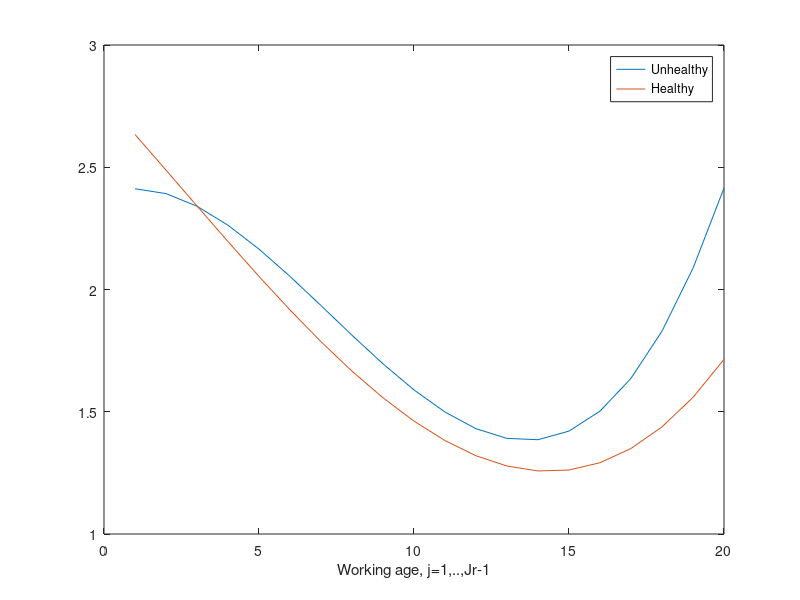

MATLAB code for this plot: (Note: this script raises an error after producing the figure.)
%% Mahler & Yum (2024) - Lifestyle Behaviours and Wealth-Health Gaps in Germany
% TODO: 
% - Adjustment cost of effort with shock
% - Tax function and social transfers
clear,clc,close all,format long g
% Laptop
myf = 'C:\Users\aledi\Documents\GitHub\VFIToolkit-matlab';
% Desktop
%myf = 'C:\Users\aledi\OneDrive\Documents\GitHub\VFIToolkit-matlab';
addpath(genpath(myf))
% Add cpu-specific functions
%addpath('cpu')

%% How does VFI Toolkit think about this?
% Ordering of variables: (n,f,aprime,a,h,z)
% 2 Decision variables: n (labor supply) and f (health effort)
% 1 Endogenous state variable:           aprime, a (assets) 
% 1 Semi-exogenous shock:                h (health status)
% 1 Exogenous shock:                     z (labor productivity)
% Age:                                   j
% 4 Permanent types:                    
%   educ  = fixed education
%   beta  = fixed patience
%   theta = fixed productivity
%   eta   = fixed health type

%% Set parameters

% --- Demographics
start_age = 25;
last_age  = 100;
Params.J  = (last_age-start_age+1)/2; % =38, Number of period in life-cycle
Params.agej = 1:1:Params.J; % Is a vector of all the agej: 1,2,3,...,J
Params.Jr   = 21;
work_age    = (1:1:Params.Jr-1)'; % 1,2,..,Jr-1 where Jr-1 = last working age

% --- Grid sizes to use
n_d     = [3,10];   % Decision variables d1,d2: Labor choice (0,PT,FT), health effort
n_a     = 301;      % endogenous state: Asset holdings 
n_semiz = 3;        % Semi-exogenous state: Health status (0=unhealthy,1=healthy,2=dead)
n_z     = 5;        % Exogenous state: labor productivity shock
N_j     = Params.J; % Number of periods in finite horizon

% --- Model parameters, scalars
Params.r     = 1.04^2-1; % Net interest rate (one period = 2 years)
Params.kappa_tilde = 0.872;    % Shifter in utility of consumption (if h=0)
Params.sigma = 2;        % CRRA in utility of consumption
Params.b     = 13.11;    % Utility constant
Params.rho   = 0.975;    % Labor productivity autocorrelation
Params.sigx  = 0.0289;   % Labor productivity standard deviation
Params.omega = 0.359;    % Pension scale
Params.gamma = 1;        % Elasticity of labor supply
Params.psi   = 1.115;    % Elasticity in cost of health effort function
Params.csi0  = 0.00012;  % Adjustment cost effort (not used)
Params.csi1  = 0.145;    % Adjustment cost effort (not used)

% Tax function parameters (HSV or Benabou functional form)
Params.tau_s = 0.321;    % Level parameter (roughly, average tax rate)
Params.tau_p = 0.128;    % Progressivity parameter
Params.ybar  = 1;        % average income, This is a placeholder

% Transfers
Params.ctilde=0.1; % consumption floor, 10% of average income
Params.Ttilde=1/6; % 70% of income for 60 days of the year

% Discount factor
mu_beta          = 0.943;
delta_beta       = 0.0284;
Params.beta_low  = mu_beta-delta_beta;
Params.beta_high = mu_beta+delta_beta;

% Part time and full time hours
Params.n_pt = 0.5;
Params.n_ft = 1.0;
 
% Health technology (probability of being in good health in j+1)
Params.lambda1 = 0.693;
Params.delta   = 2.311;
Params.gamma1  = 0.238;
Params.gamma2  = 0.632;

%% Permanent types
% e,            educ:     low, high
% beta,         patience: low, high
% productivity, theta:    low, high
% eta,          health:   low, high
% 4 permanent types, each of them has 2 points --> in total, 2^4=16 types

Names_i = {'e0b0p0h0','e1b0p0h0','e0b1p0h0','e1b1p0h0',...
    'e0b0p1h0','e1b0p1h0','e0b1p1h0','e1b1p1h0',...
    'e0b0p0h1','e1b0p0h1','e0b1p0h1','e1b1p0h1',...
    'e0b0p1h1','e1b0p1h1','e0b1p1h1','e1b1p1h1'};

if numel(Names_i)~=16
    error('Number of PT must be equal to 16')
end

% Disutility of working shifter. It depends on age j and on health status (h=0,1)

% Healthy, h=1 
nu_h1_1  = 2.634;  % Age 1
nu_h1_8  = 1.666;  % Age 8   
nu_h1_13 = 1.278;  % Age 13
nu_h1_20 = 1.714;  % Age 20

Params.nu_h1 = spline([1;8;13;20],[nu_h1_1;nu_h1_8;nu_h1_13;nu_h1_20],work_age);
% Not relevant for age>=Jr, so we set arbitrary value of zero
Params.nu_h1 = [Params.nu_h1;zeros(Params.J-Params.Jr+1,1)];

% Unhealthy, h=0
nu_h0_1  = 2.412; % Age 1
nu_h0_8  = 1.813; % Age 8   
nu_h0_13 = 1.391; % Age 13
nu_h0_20 = 2.415; % Age 20

Params.nu_h0 = spline([1;8;13;20],[nu_h0_1;nu_h0_8;nu_h0_13;nu_h0_20],work_age);
Params.nu_h0 = [Params.nu_h0;zeros(Params.J-Params.Jr+1,1)];

figure
plot(work_age,Params.nu_h0(work_age))
hold on
plot(work_age,Params.nu_h1(work_age))
legend('Unhealthy','Healthy')
xlabel('Working age, j=1,..,Jr-1')
sgtitle('Health-dependent shifter for disutility of work')

Params.nu_e = 0.807; % Work disutility for non-college educated (e=0)

% --- Wage profile
% Non-college (e=0)
Params.zeta0_e0 = 0.899;
Params.zeta1_e0 = 0.0616;
Params.zeta2_e0 = -0.0025;
% College (e=1)
Params.zeta0_e1 = 1.165;
Params.zeta1_e1 = 0.0874;
Params.zeta2_e1 = -0.0029;

% Wage penalty for unhealthy (h=0)
Params.wp_e0 = 0.178; % non-college 
Params.wp_e1 = 0.145; % college

% Permanent type theta
Params.theta_low  = -0.29;
Params.theta_high = 0.29;
Params.theta_prob = [0.5,0.5];

% Now create age-dependent component of wage, which depends on health (h=0,1)
% on educ (e=0,1) and on age
% If h=0 (unhealthy), there is a wage penalty, which depends on education
Params.lambda_h0_e0 = Params.zeta0_e0*exp(Params.zeta1_e0*(Params.agej-1)+Params.zeta2_e0*(Params.agej-1).^2)*(1-Params.wp_e0);
Params.lambda_h0_e1 = Params.zeta0_e1*exp(Params.zeta1_e1*(Params.agej-1)+Params.zeta2_e1*(Params.agej-1).^2)*(1-Params.wp_e1);
% If h=1 (healthy), no wage penalty
Params.lambda_h1_e0 = Params.zeta0_e0*exp(Params.zeta1_e0*(Params.agej-1)+Params.zeta2_e0*(Params.agej-1).^2);
Params.lambda_h1_e1 = Params.zeta0_e1*exp(Params.zeta1_e1*(Params.agej-1)+Params.zeta2_e1*(Params.agej-1).^2);

figure
subplot(1,2,1)
plot(1:1:Params.Jr-1,Params.lambda_h0_e0(1:Params.Jr-1))
hold on
plot(1:1:Params.Jr-1,Params.lambda_h1_e0(1:Params.Jr-1))
legend('Unhealthy','Healthy')
xlabel('Age')
ylim([0.7,2.4])
title('Non-college')

subplot(1,2,2)
plot(1:1:Params.Jr-1,Params.lambda_h0_e1(1:Params.Jr-1))
hold on
plot(1:1:Params.Jr-1,Params.lambda_h1_e1(1:Params.Jr-1))
legend('Unhealthy','Healthy')
xlabel('Age')
ylim([0.7,2.4])
title('College')
sgtitle('Deterministic component of log(wages)')

% --- Health effort parameters

% Disutility of effort (age-dependent) for healthy (h=1) and for e=0 (non-college)
iota_h1_e0_1  = 0.146;
iota_h1_e0_12 = 0.560;    
iota_h1_e0_20 = 1.048;
iota_h1_e0_31 = 1.603;

Params.iota_h1_e0 = spline([1;12;20;31],[iota_h1_e0_1;iota_h1_e0_12;iota_h1_e0_20;iota_h1_e0_31],(1:1:31)');
% Every age-dependent parameter must have J elements. I freeze at last one
Params.iota_h1_e0 = [Params.iota_h1_e0;Params.iota_h1_e0(31)*ones(Params.J-31,1)];

% Disutility of effort (age-dependent) for unhealthy (h=0) and for e=0 (non-college)
iota_h0_e0_1  = 0.628;
iota_h0_e0_12 = 1.366;    
iota_h0_e0_20 = 1.650;
iota_h0_e0_31 = 0.735;

Params.iota_h0_e0 = spline([1;12;20;31],[iota_h0_e0_1;iota_h0_e0_12;iota_h0_e0_20;iota_h0_e0_31],(1:1:31)');
Params.iota_h0_e0 = [Params.iota_h0_e0;Params.iota_h0_e0(31)*ones(Params.J-31,1)];

% Disutility of effort (age-dependent) for healthy (h=1) for e=1 (college)
iota_h1_e1_1  = 0.0913;
iota_h1_e1_12 = 0.302;    
iota_h1_e1_20 = 0.740;
iota_h1_e1_31 = 1.366;

Params.iota_h1_e1 = spline([1;12;20;31],[iota_h1_e1_1;iota_h1_e1_12;iota_h1_e1_20;iota_h1_e1_31],(1:1:31)');
Params.iota_h1_e1 = [Params.iota_h1_e1;Params.iota_h1_e1(31)*ones(Params.J-31,1)];

% Disutility of effort (age-dependent) for unhealthy (h=0) for e=1 (college)
iota_h0_e1_1  = 0.469;
iota_h0_e1_12 = 0.997;    
iota_h0_e1_20 = 1.654;
iota_h0_e1_31 = 1.089;

Params.iota_h0_e1 = spline([1;12;20;31],[iota_h0_e1_1;iota_h0_e1_12;iota_h0_e1_20;iota_h0_e1_31],(1:1:31)');
Params.iota_h0_e1 = [Params.iota_h0_e1;Params.iota_h0_e1(31)*ones(Params.J-31,1)];

figure
subplot(1,2,1)
plot(Params.agej,Params.iota_h0_e0)
hold on
plot(Params.agej,Params.iota_h1_e0)
legend('Unhealthy','Healthy')
xlabel('Age, j')
title('Non-college')
subplot(1,2,2)
plot(Params.agej,Params.iota_h0_e1)
hold on
plot(Params.agej,Params.iota_h1_e1)
legend('Unhealthy','Healthy')
xlabel('Age, j=1,..,J')
title('College')
sgtitle('Effort disutility shifter, \iota')

% --- Survival probabilities: depend on age j, on fixed education type
%     e=0,1 and on health state h=0,1
sj_e1 = importdata("surv_CL.txt"); % e=1 (college), col1 is h=1, col2 is h=0
sj_e0 = importdata("surv_HS.txt"); % e=0 (non-college), col1 is h=1, col2 is h=0 

Params.sj_h0_e0 = sj_e0(:,2); % unhealthy, non-college
Params.sj_h1_e0 = sj_e0(:,1); % healthy, non-college
Params.sj_h0_e1 = sj_e0(:,2); % unhealthy, college
Params.sj_h1_e1 = sj_e0(:,1); % healthy, college

figure
subplot(1,2,1)
plot(Params.agej,Params.sj_h0_e0)
hold on
plot(Params.agej,Params.sj_h1_e0,'--')
legend('Unhealthy','Healthy','Location','southwest')
xlabel('Age, j')
title('Non-college')

subplot(1,2,2)
plot(Params.agej,Params.sj_h0_e1)
hold on
plot(Params.agej,Params.sj_h1_e1,'--')
legend('Unhealthy','Healthy','Location','southwest')
xlabel('Age, j')
title('College')
sgtitle('Conditional survival probabilities')

% --- Health transition parameters
pi0_constant = -0.905; % Base group (age 25-35)
pi0_35 = -0.289;
pi0_45 = -0.644;
pi0_55 = -0.881;
pi0_65 = -1.138;
pi0_75 = -1.586;
% Note: I add some extra elements so that pi0 has N_j=38 elements
Params.pi0 = [pi0_constant*ones(5,1);...
    (pi0_constant+pi0_35)*ones(5,1);...
    (pi0_constant+pi0_45)*ones(5,1);...
    (pi0_constant+pi0_55)*ones(5,1);...
    (pi0_constant+pi0_65)*ones(5,1);...
    (pi0_constant+pi0_75)*ones(13,1)];

%% Set grids

% --- Assets grid
a_min  = 0;
a_max  = 30;
a_grid = a_min+(a_max-a_min)*(linspace(0,1,n_a).^3)';

% --- Labor supply and health effort grids (d variables)
d1_grid = [0,Params.n_pt,Params.n_ft]'; % Labor supply
f_min   = 0; % Minimal possible health effort
f_max   = 1; % Maximum possible health effort
d2_grid = linspace(f_min,f_max,n_d(2))'; % Health effort
d_grid  = [d1_grid;d2_grid];

% --- Health status, semi-exogenous shock
semiz_grid = [0,1,2]'; % 0=unhealthy, 1=healthy, 2=dead

% --- Markov shock z to labor productivity
[z_grid,pi_z]=discretizeAR1_Rouwenhorst(0.0,Params.rho,Params.sigx,n_z);

% Labor earnings in last period before retirement. It is the same for
% everyone and depends only on education fixed type. Used to determine
% pension benefits
z_med = z_grid(floor((n_z+1)/2));
% e0 = non-college
Params.y_pen_e0 = Params.n_ft*Params.theta_prob(1)*exp(Params.lambda_h1_e0(Params.Jr-1)+Params.theta_low+z_med)+...
    Params.theta_prob(2)*exp(Params.lambda_h1_e0(Params.Jr-1)+Params.theta_high+z_med);
% e1s = college
Params.y_pen_e1 = Params.n_ft*Params.theta_prob(1)*exp(Params.lambda_h1_e1(Params.Jr-1)+Params.theta_low+z_med)+...
    Params.theta_prob(2)*exp(Params.lambda_h1_e1(Params.Jr-1)+Params.theta_high+z_med);
% Apply replacement rate omega
Params.y_pen_e0 = Params.omega*Params.y_pen_e0;
Params.y_pen_e1 = Params.omega*Params.y_pen_e1;

%% Set all parameters that depend on permanent type
% e=0,1 education
% b=0,1 patience
% p=0,1 fixed productivity (theta) 
% h=0,1 fixed health type (eta)
% Names_i = {'e0b0p0h0','e1b0p0h0','e0b1p0h0','e1b1p0h0',...
%     'e0b0p1h0','e1b0p1h0','e0b1p1h0','e1b1p1h0',...
%     'e0b0p0h1','e1b0p0h1','e0b1p0h1','e1b1p0h1',...
%     'e0b0p1h1','e1b0p1h1','e0b1p1h1','e1b1p1h1'};

% Cost of health effort, iota, depends on health state h=0,1 
% on fixed educ type e=0,1 and on age j 
% -- here for h=0 (unhealthy)
Params.iota_h0.e0b0p0h0 = Params.iota_h0_e0; % dim: (N_j,1)
Params.iota_h0.e1b0p0h0 = Params.iota_h0_e1;
Params.iota_h0.e0b1p0h0 = Params.iota_h0_e0;
Params.iota_h0.e1b1p0h0 = Params.iota_h0_e1;
Params.iota_h0.e0b0p1h0 = Params.iota_h0_e0;
Params.iota_h0.e1b0p1h0 = Params.iota_h0_e1;
Params.iota_h0.e0b1p1h0 = Params.iota_h0_e0;
Params.iota_h0.e1b1p1h0 = Params.iota_h0_e1;
Params.iota_h0.e0b0p0h1 = Params.iota_h0_e0;
Params.iota_h0.e1b0p0h1 = Params.iota_h0_e1;
Params.iota_h0.e0b1p0h1 = Params.iota_h0_e0;
Params.iota_h0.e1b1p0h1 = Params.iota_h0_e1;
Params.iota_h0.e0b0p1h1 = Params.iota_h0_e0;
Params.iota_h0.e1b0p1h1 = Params.iota_h0_e1;
Params.iota_h0.e0b1p1h1 = Params.iota_h0_e0;
Params.iota_h0.e1b1p1h1 = Params.iota_h0_e1;
% -- here for h=1 (healthy)
Params.iota_h1.e0b0p0h0 = Params.iota_h1_e0; % dim: (N_j,1)
Params.iota_h1.e1b0p0h0 = Params.iota_h1_e1;
Params.iota_h1.e0b1p0h0 = Params.iota_h1_e0;
Params.iota_h1.e1b1p0h0 = Params.iota_h1_e1;
Params.iota_h1.e0b0p1h0 = Params.iota_h1_e0;
Params.iota_h1.e1b0p1h0 = Params.iota_h1_e1;
Params.iota_h1.e0b1p1h0 = Params.iota_h1_e0;
Params.iota_h1.e1b1p1h0 = Params.iota_h1_e1;
Params.iota_h1.e0b0p0h1 = Params.iota_h1_e0;
Params.iota_h1.e1b0p0h1 = Params.iota_h1_e1;
Params.iota_h1.e0b1p0h1 = Params.iota_h1_e0;
Params.iota_h1.e1b1p0h1 = Params.iota_h1_e1;
Params.iota_h1.e0b0p1h1 = Params.iota_h1_e0;
Params.iota_h1.e1b0p1h1 = Params.iota_h1_e1;
Params.iota_h1.e0b1p1h1 = Params.iota_h1_e0;
Params.iota_h1.e1b1p1h1 = Params.iota_h1_e1;

% Deterministic component of wage, depends on fixed educ type e=0,1 and on age j
% --- Given h=0 (unhealthy)
Params.lambda_h0.e0b0p0h0 = Params.lambda_h0_e0; % dim: (N_j,1)
Params.lambda_h0.e1b0p0h0 = Params.lambda_h0_e1;
Params.lambda_h0.e0b1p0h0 = Params.lambda_h0_e0;
Params.lambda_h0.e1b1p0h0 = Params.lambda_h0_e1;
Params.lambda_h0.e0b0p1h0 = Params.lambda_h0_e0;
Params.lambda_h0.e1b0p1h0 = Params.lambda_h0_e1;
Params.lambda_h0.e0b1p1h0 = Params.lambda_h0_e0;
Params.lambda_h0.e1b1p1h0 = Params.lambda_h0_e1;
Params.lambda_h0.e0b0p0h1 = Params.lambda_h0_e0;
Params.lambda_h0.e1b0p0h1 = Params.lambda_h0_e1;
Params.lambda_h0.e0b1p0h1 = Params.lambda_h0_e0;
Params.lambda_h0.e1b1p0h1 = Params.lambda_h0_e1;
Params.lambda_h0.e0b0p1h1 = Params.lambda_h0_e0;
Params.lambda_h0.e1b0p1h1 = Params.lambda_h0_e1;
Params.lambda_h0.e0b1p1h1 = Params.lambda_h0_e0;
Params.lambda_h0.e1b1p1h1 = Params.lambda_h0_e1;

% --- Given h=1 (healthy)
Params.lambda_h1.e0b0p0h0 = Params.lambda_h1_e0; % dim: (N_j,1)
Params.lambda_h1.e1b0p0h0 = Params.lambda_h1_e1;
Params.lambda_h1.e0b1p0h0 = Params.lambda_h1_e0;
Params.lambda_h1.e1b1p0h0 = Params.lambda_h1_e1;
Params.lambda_h1.e0b0p1h0 = Params.lambda_h1_e0;
Params.lambda_h1.e1b0p1h0 = Params.lambda_h1_e1;
Params.lambda_h1.e0b1p1h0 = Params.lambda_h1_e0;
Params.lambda_h1.e1b1p1h0 = Params.lambda_h1_e1;
Params.lambda_h1.e0b0p0h1 = Params.lambda_h1_e0;
Params.lambda_h1.e1b0p0h1 = Params.lambda_h1_e1;
Params.lambda_h1.e0b1p0h1 = Params.lambda_h1_e0;
Params.lambda_h1.e1b1p0h1 = Params.lambda_h1_e1;
Params.lambda_h1.e0b0p1h1 = Params.lambda_h1_e0;
Params.lambda_h1.e1b0p1h1 = Params.lambda_h1_e1;
Params.lambda_h1.e0b1p1h1 = Params.lambda_h1_e0;
Params.lambda_h1.e1b1p1h1 = Params.lambda_h1_e1;

% Permanent productivity type (theta), depends on p=0,1
Params.theta.e0b0p0h0 = Params.theta_low; % dim: scalar
Params.theta.e1b0p0h0 = Params.theta_low;
Params.theta.e0b1p0h0 = Params.theta_low;
Params.theta.e1b1p0h0 = Params.theta_low;
Params.theta.e0b0p1h0 = Params.theta_high;
Params.theta.e1b0p1h0 = Params.theta_high;
Params.theta.e0b1p1h0 = Params.theta_high;
Params.theta.e1b1p1h0 = Params.theta_high;
Params.theta.e0b0p0h1 = Params.theta_low;
Params.theta.e1b0p0h1 = Params.theta_low;
Params.theta.e0b1p0h1 = Params.theta_low;
Params.theta.e1b1p0h1 = Params.theta_low;
Params.theta.e0b0p1h1 = Params.theta_high;
Params.theta.e1b0p1h1 = Params.theta_high;
Params.theta.e0b1p1h1 = Params.theta_high;
Params.theta.e1b1p1h1 = Params.theta_high;

% Survival probability, depends on health state h=0,1 (not on fixed health type eta!) 
% on fixed educ type e=0,1 and on age j
% --- Here h0 (unhealthy)
Params.sj_h0.e0b0p0h0 = Params.sj_h0_e0; % dim: (N_j,1)
Params.sj_h0.e1b0p0h0 = Params.sj_h0_e1;
Params.sj_h0.e0b1p0h0 = Params.sj_h0_e0;
Params.sj_h0.e1b1p0h0 = Params.sj_h0_e1;
Params.sj_h0.e0b0p1h0 = Params.sj_h0_e0;
Params.sj_h0.e1b0p1h0 = Params.sj_h0_e1;
Params.sj_h0.e0b1p1h0 = Params.sj_h0_e0;
Params.sj_h0.e1b1p1h0 = Params.sj_h0_e1;
Params.sj_h0.e0b0p0h1 = Params.sj_h0_e0;
Params.sj_h0.e1b0p0h1 = Params.sj_h0_e1;
Params.sj_h0.e0b1p0h1 = Params.sj_h0_e0;
Params.sj_h0.e1b1p0h1 = Params.sj_h0_e1;
Params.sj_h0.e0b0p1h1 = Params.sj_h0_e0;
Params.sj_h0.e1b0p1h1 = Params.sj_h0_e1;
Params.sj_h0.e0b1p1h1 = Params.sj_h0_e0;
Params.sj_h0.e1b1p1h1 = Params.sj_h0_e1;

% --- Here h1 (healthy)
Params.sj_h1.e0b0p0h0 = Params.sj_h1_e0; % dim: (N_j,1)
Params.sj_h1.e1b0p0h0 = Params.sj_h1_e1;
Params.sj_h1.e0b1p0h0 = Params.sj_h1_e0;
Params.sj_h1.e1b1p0h0 = Params.sj_h1_e1;
Params.sj_h1.e0b0p1h0 = Params.sj_h1_e0;
Params.sj_h1.e1b0p1h0 = Params.sj_h1_e1;
Params.sj_h1.e0b1p1h0 = Params.sj_h1_e0;
Params.sj_h1.e1b1p1h0 = Params.sj_h1_e1;
Params.sj_h1.e0b0p0h1 = Params.sj_h1_e0;
Params.sj_h1.e1b0p0h1 = Params.sj_h1_e1;
Params.sj_h1.e0b1p0h1 = Params.sj_h1_e0;
Params.sj_h1.e1b1p0h1 = Params.sj_h1_e1;
Params.sj_h1.e0b0p1h1 = Params.sj_h1_e0;
Params.sj_h1.e1b0p1h1 = Params.sj_h1_e1;
Params.sj_h1.e0b1p1h1 = Params.sj_h1_e0;
Params.sj_h1.e1b1p1h1 = Params.sj_h1_e1;

% Discount factor, depends on permanent beta type b=0,1
Params.beta.e0b0p0h0 = Params.beta_low;   % dim: scalar
Params.beta.e1b0p0h0 = Params.beta_low;
Params.beta.e0b1p0h0 = Params.beta_high;
Params.beta.e1b1p0h0 = Params.beta_high;
Params.beta.e0b0p1h0 = Params.beta_low;
Params.beta.e1b0p1h0 = Params.beta_low;
Params.beta.e0b1p1h0 = Params.beta_high;
Params.beta.e1b1p1h0 = Params.beta_high;
Params.beta.e0b0p0h1 = Params.beta_low;
Params.beta.e1b0p0h1 = Params.beta_low;
Params.beta.e0b1p0h1 = Params.beta_high;
Params.beta.e1b1p0h1 = Params.beta_high;
Params.beta.e0b0p1h1 = Params.beta_low;
Params.beta.e1b0p1h1 = Params.beta_low;
Params.beta.e0b1p1h1 = Params.beta_high;
Params.beta.e1b1p1h1 = Params.beta_high;

% Pension benefits, depends only on education fixed type e=0,1
% (non-college, college)
Params.y_pen.e0b0p0h0 = Params.y_pen_e0;
Params.y_pen.e1b0p0h0 = Params.y_pen_e1;
Params.y_pen.e0b1p0h0 = Params.y_pen_e0;
Params.y_pen.e1b1p0h0 = Params.y_pen_e1;
Params.y_pen.e0b0p1h0 = Params.y_pen_e0;
Params.y_pen.e1b0p1h0 = Params.y_pen_e1;
Params.y_pen.e0b1p1h0 = Params.y_pen_e0;
Params.y_pen.e1b1p1h0 = Params.y_pen_e1;
Params.y_pen.e0b0p0h1 = Params.y_pen_e0;
Params.y_pen.e1b0p0h1 = Params.y_pen_e1;
Params.y_pen.e0b1p0h1 = Params.y_pen_e0;
Params.y_pen.e1b1p0h1 = Params.y_pen_e1;
Params.y_pen.e0b0p1h1 = Params.y_pen_e0;
Params.y_pen.e1b0p1h1 = Params.y_pen_e1;
Params.y_pen.e0b1p1h1 = Params.y_pen_e0;
Params.y_pen.e1b1p1h1 = Params.y_pen_e1;

% Fixed education type e=0,1
Params.educ.e0b0p0h0 = 0;
Params.educ.e1b0p0h0 = 1;
Params.educ.e0b1p0h0 = 0;
Params.educ.e1b1p0h0 = 1;
Params.educ.e0b0p1h0 = 0;
Params.educ.e1b0p1h0 = 1;
Params.educ.e0b1p1h0 = 0;
Params.educ.e1b1p1h0 = 1;
Params.educ.e0b0p0h1 = 0;
Params.educ.e1b0p0h1 = 1;
Params.educ.e0b1p0h1 = 0;
Params.educ.e1b1p0h1 = 1;
Params.educ.e0b0p1h1 = 0;
Params.educ.e1b0p1h1 = 1;
Params.educ.e0b1p1h1 = 0;
Params.educ.e1b1p1h1 = 1;

% Fixed health type eta=0,1 (unhealthy, healthy)
Params.eta.e0b0p0h0 = 0;
Params.eta.e1b0p0h0 = 0;
Params.eta.e0b1p0h0 = 0;
Params.eta.e1b1p0h0 = 0;
Params.eta.e0b0p1h0 = 0;
Params.eta.e1b0p1h0 = 0;
Params.eta.e0b1p1h0 = 0;
Params.eta.e1b1p1h0 = 0;
Params.eta.e0b0p0h1 = 1;
Params.eta.e1b0p0h1 = 1;
Params.eta.e0b1p0h1 = 1;
Params.eta.e1b1p0h1 = 1;
Params.eta.e0b0p1h1 = 1;
Params.eta.e1b0p1h1 = 1;
Params.eta.e0b1p1h1 = 1;
Params.eta.e1b1p1h1 = 1;

%% Now, create the return function 
DiscountFactorParamNames={'beta'};

ReturnFn=@(n,f,aprime,a,h,z,agej,Jr,lambda_h0,lambda_h1,theta,y_pen,r,kappa_tilde,nu_h0,nu_h1,iota_h0,iota_h1,gamma,psi,sigma,nu_e,b,educ,tau_s,tau_p,ybar,Ttilde) ...
    MahlerYum2024_ReturnFn(n,f,aprime,a,h,z,agej,Jr,lambda_h0,lambda_h1,theta,y_pen,r,kappa_tilde,nu_h0,nu_h1,iota_h0,iota_h1,gamma,psi,sigma,nu_e,b,educ,tau_s,tau_p,ybar,Ttilde);

%% Set options for the toolkit
vfoptions.verbose    = 1; % Just so we can see feedback on progress

vfoptions.n_semiz    = n_semiz;
vfoptions.semiz_grid = semiz_grid;
% Define the transition probabilities of the semi-exogenous states
vfoptions.SemiExoStateFn=@(h,hprime,f,sj_h0,sj_h1,educ,eta,pi0,lambda1,delta,gamma1,gamma2) MahlerYum2024_SemiExoStateFn(h,hprime,f,sj_h0,sj_h1,educ,eta,pi0,lambda1,delta,gamma1,gamma2);
% It is hardcoded that only the 'last' decision variable can influence the transition probabilities of the semi-exogenous states
% The semi-exogenous states must be included in the return fn, fns to evaluate, etc. The ordering must be that semi-exogenous states come after this period endogenous state(s) and before any markov exogenous states, so (...,a,semiz,z,...)

% We also need to tell simoptions about the semi-exogenous states
simoptions.n_semiz        = vfoptions.n_semiz;
simoptions.semiz_grid     = vfoptions.semiz_grid;
simoptions.SemiExoStateFn = vfoptions.SemiExoStateFn;
simoptions.d_grid         = d_grid;

%% Value function iteration
disp('ValueFnIter...')
tic;
[V, Policy]=ValueFnIter_Case1_FHorz_PType(n_d,n_a,n_z,N_j,Names_i,d_grid,a_grid,z_grid,pi_z,ReturnFn,Params,DiscountFactorParamNames,vfoptions);
toc

size(V.e0b0p0h0)
disp([n_a,n_semiz,n_z,N_j])

size(Policy.e0b0p0h0)
% which is the same as
disp([length(n_d)+length(n_a),n_a,n_semiz,n_z,N_j])

% d1=labor, d2=health effort, a'
pol_aprime_ind = squeeze(Policy.e1b1p1h1(3,:,:,:,:));
pol_aprime = a_grid(pol_aprime_ind);
max_aprime = max(pol_aprime,[],'all');

figure
plot(a_grid,pol_aprime(:,:,1,1))

save temp.mat 

%% Initial distribution of agents at birth (j=1)

% We have to define how agents are at age j=1. We will give them all zero assets.
% State space: a,semiz,z,age,PT, where PT=educ,beta,theta,eta

% Distribution of permanent types (2^4 = 16 types in total)
PTypeDistParamNames={'PTypeDist'};

% Order of PTypes: eta,theta,beta,educ, i.e. eta varies first, etc.
PTypeDist_MY = [0.062, 0.133, 0.070, 0.101, 0.061, 0.099, 0.063, 0.102,...
    0.034, 0.033, 0.024, 0.045, 0.029, 0.047, 0.025, 0.072]';
PTypeDist = zeros(numel(PTypeDist_MY),1);

ind=1;
for eta_c=1:2
for theta_c=1:2
for beta_c=1:2
for e_c=1:2
    ind_MY = sub2ind([2,2,2,2],eta_c,theta_c,beta_c,e_c);
    PTypeDist(ind) = PTypeDist_MY(ind_MY);
    ind = ind+1;
end
end
end
end

Params.PTypeDist = PTypeDist;
%jequaloneDist=zeros([n_a,n_semiz,n_z],'gpuArray'); 

% All agents start with zero assets, health status from data, and median productivity shock 
% At j=1, we asssume 10% unhealthy, 90% healthy and 0% dead
%jequaloneDist(1,:,floor((n_z+1)/2)) = [0.1,0.9,0];

jequaloneDist.e0b0p0h0=zeros([n_a,n_semiz,n_z]);
jequaloneDist.e1b0p0h0=zeros([n_a,n_semiz,n_z]);
jequaloneDist.e0b1p0h0=zeros([n_a,n_semiz,n_z]);
jequaloneDist.e1b1p0h0=zeros([n_a,n_semiz,n_z]);
jequaloneDist.e0b0p1h0=zeros([n_a,n_semiz,n_z]);
jequaloneDist.e1b0p1h0=zeros([n_a,n_semiz,n_z]);
jequaloneDist.e0b1p1h0=zeros([n_a,n_semiz,n_z]);
jequaloneDist.e1b1p1h0=zeros([n_a,n_semiz,n_z]);
jequaloneDist.e0b0p0h1=zeros([n_a,n_semiz,n_z]);
jequaloneDist.e1b0p0h1=zeros([n_a,n_semiz,n_z]);
jequaloneDist.e0b1p0h1=zeros([n_a,n_semiz,n_z]);
jequaloneDist.e1b1p0h1=zeros([n_a,n_semiz,n_z]);
jequaloneDist.e0b0p1h1=zeros([n_a,n_semiz,n_z]);
jequaloneDist.e1b0p1h1=zeros([n_a,n_semiz,n_z]);
jequaloneDist.e0b1p1h1=zeros([n_a,n_semiz,n_z]);
jequaloneDist.e1b1p1h1=zeros([n_a,n_semiz,n_z]);

% PT=(educ,beta,theta,eta)
% Note that the distribution of health at age j=1 varies only across eta
% and across educ
avghealth_e0_h0 = 0.878;
avghealth_e0_h1 = 0.937;
avghealth_e1_h0 = 0.926;
avghealth_e1_h1 = 0.960;

% Prob(h=0) = 1-avg, Prob(h=1) = avg
jequaloneDist.e0b0p0h0(1,1:2,ceil(n_z/2)) = [1-avghealth_e0_h0,avghealth_e0_h0];
jequaloneDist.e1b0p0h0(1,1:2,ceil(n_z/2)) = [1-avghealth_e1_h0,avghealth_e1_h0];
jequaloneDist.e0b1p0h0(1,1:2,ceil(n_z/2)) = [1-avghealth_e0_h0,avghealth_e0_h0];
jequaloneDist.e1b1p0h0(1,1:2,ceil(n_z/2)) = [1-avghealth_e1_h0,avghealth_e1_h0]; 
jequaloneDist.e0b0p1h0(1,1:2,ceil(n_z/2)) = [1-avghealth_e0_h0,avghealth_e0_h0]; 
jequaloneDist.e1b0p1h0(1,1:2,ceil(n_z/2)) = [1-avghealth_e1_h0,avghealth_e1_h0]; 
jequaloneDist.e0b1p1h0(1,1:2,ceil(n_z/2)) = [1-avghealth_e0_h0,avghealth_e0_h0]; 
jequaloneDist.e1b1p1h0(1,1:2,ceil(n_z/2)) = [1-avghealth_e1_h0,avghealth_e1_h0]; 
jequaloneDist.e0b0p0h1(1,1:2,ceil(n_z/2)) = [1-avghealth_e0_h1,avghealth_e0_h1]; 
jequaloneDist.e1b0p0h1(1,1:2,ceil(n_z/2)) = [1-avghealth_e1_h1,avghealth_e1_h1];
jequaloneDist.e0b1p0h1(1,1:2,ceil(n_z/2)) = [1-avghealth_e0_h1,avghealth_e0_h1]; 
jequaloneDist.e1b1p0h1(1,1:2,ceil(n_z/2)) = [1-avghealth_e1_h1,avghealth_e1_h1]; 
jequaloneDist.e0b0p1h1(1,1:2,ceil(n_z/2)) = [1-avghealth_e0_h1,avghealth_e0_h1]; 
jequaloneDist.e1b0p1h1(1,1:2,ceil(n_z/2)) = [1-avghealth_e1_h1,avghealth_e1_h1]; 
jequaloneDist.e0b1p1h1(1,1:2,ceil(n_z/2)) = [1-avghealth_e0_h1,avghealth_e0_h1]; 
jequaloneDist.e1b1p1h1(1,1:2,ceil(n_z/2)) = [1-avghealth_e1_h1,avghealth_e1_h1]; 

AgeWeightsParamNames={'ageweights'};
Params.ageweights=ones(N_j,1)/N_j;

disp('Stationary Distribution...')
StatDist=StationaryDist_Case1_FHorz_PType(jequaloneDist,AgeWeightsParamNames,PTypeDistParamNames,Policy,n_d,n_a,n_z,N_j,Names_i,pi_z,Params,simoptions);

size(StatDist.e0b0p0h0)
disp([n_a,n_semiz,n_z,N_j])

[mu,pol_n,pol_f,pol_aprime] = create_my_statdist(StatDist,Policy,Names_i,n_a,n_semiz,n_z,N_j);



%% FnsToEvaluate
% n,f: Two decision variables d1 and d2
% aprime and a: Endogenous state (tomorrow and today)
% h: Semi-exogenous shock
% z: productivity shock

% Assets
FnsToEvaluate.assets=@(n,f,aprime,a,h,z) a; % a is the current asset holdings
% Employment dummy equals 1 if agent is either part-time or full-time
FnsToEvaluate.employment=@(n,f,aprime,a,h,z) (n>0);
% Labor income
FnsToEvaluate.labincome=@(n,f,aprime,a,h,z,agej,Jr,lambda_h0,lambda_h1,theta) labincome_fn(n,f,aprime,a,h,z,agej,Jr,lambda_h0,lambda_h1,theta);

%--- Conditional restrictions. Must return either 0 or 1
condres.alive = @(n,f,aprime,a,h,z) (h==0 || h==1);
condres.dead  = @(n,f,aprime,a,h,z) (h==2);
% Add additional field to simoptions
simoptions.conditionalrestrictions = condres;

%% Calculate the life-cycle profiles

simoptions.whichstats = zeros(1,7);
simoptions.whichstats(1) = 1;

AgeStats=LifeCycleProfiles_FHorz_Case1_PType(StatDist,Policy,FnsToEvaluate,Params,n_d,n_a,n_z,N_j,Names_i,d_grid,a_grid,z_grid,simoptions);
save temp_age_stats
% By default, this includes both the 'grouped' statistics, like
% AgeConditionalStats.earnings.Mean
% Which are calculated across all permanent types of agents.
% And also the 'conditional on permanent type' statistics, like 
% AgeConditionalStats.earnings.patient.Mean

figure
plot(1:1:Params.J,AgeStats.alive.assets.Mean)
xlabel('Age, j=1,..,J')
ylabel('Mean assets')
title('Assets by age')

figure
plot(1:Params.Jr-1,AgeStats.alive.employment.Mean(1:Params.Jr-1))
xlabel('Age, j=1,..,J')
ylabel('Employment')
title('Employment by age')

figure
plot(1:Params.Jr-1,AgeStats.alive.labincome.Mean(1:Params.Jr-1))
xlabel('Age, j=1,..,J')
title('Labor income by age')

% Compute manually average employment conditional on h=0 or h=1
[empl_rate_age] = fun_moments(mu,d1_grid,semiz_grid,pol_n,n_a,n_semiz,n_z,N_j,Names_i);

figure
plot(1:Params.Jr-1,empl_rate_age(1:Params.Jr-1))
ylim([0.65,1])
xlabel('Age, j=1,..,J')
ylabel('Employment')
title('Employment by age, ALE')

%% If you want to take a look at what the whole 'semi-exogenous transition matrix' looks like (it is created automatically by codes) it will look like
N_i = numel(Names_i);
pi_semiz_J=zeros([n_semiz,n_semiz,n_d(2),N_j]); % Note that endogenous state is the first, then the conditional transition matrix for shocks

for PT_c=1:N_i
for jj=1:N_j
for d2_c=1:n_d(2)
for hprime_c=1:n_semiz
for h_c=1:n_semiz
    % Note: the -1 turn the index into the value
    d2_val = d2_grid(d2_c);
    h_val = semiz_grid(h_c);
    hprime_val = semiz_grid(hprime_c);   %h,hprime,f,sj_h0,sj_h1,educ,eta,pi0,lambda1,delta,gamma1,gamma2
    pi_semiz_J(h_c,hprime_c,d2_c,jj,PT_c)=MahlerYum2024_SemiExoStateFn(h_val,hprime_val,d2_val,Params.sj_h0.(Names_i{PT_c})(jj),Params.sj_h1.(Names_i{PT_c})(jj),Params.educ.(Names_i{PT_c}),Params.eta.(Names_i{PT_c}),Params.pi0,Params.lambda1,Params.delta,Params.gamma1,Params.gamma2);
end
end
end
end
end

% How does pi_semiz(2,1) = prob of getting sick changes with effort
ale = squeeze(pi_semiz_J(2,1,:,20,16));

% Make sure the 'rows' sum to one
for PT_c=1:N_i
for jj=1:N_j
for d2_c=1:n_d(2)
    temp=sum(pi_semiz_J(:,:,d2_c,jj,PT_c),2);
    if any(abs(temp-1)>10^(-14))
        warning('Rows do not sum to one!')
    end
    if ~isequal(pi_semiz_J(3,:,d2_c,jj,PT_c),[0,0,1])
        warning('Prob(h''|h=2) is not correct')
    end
end
end
end